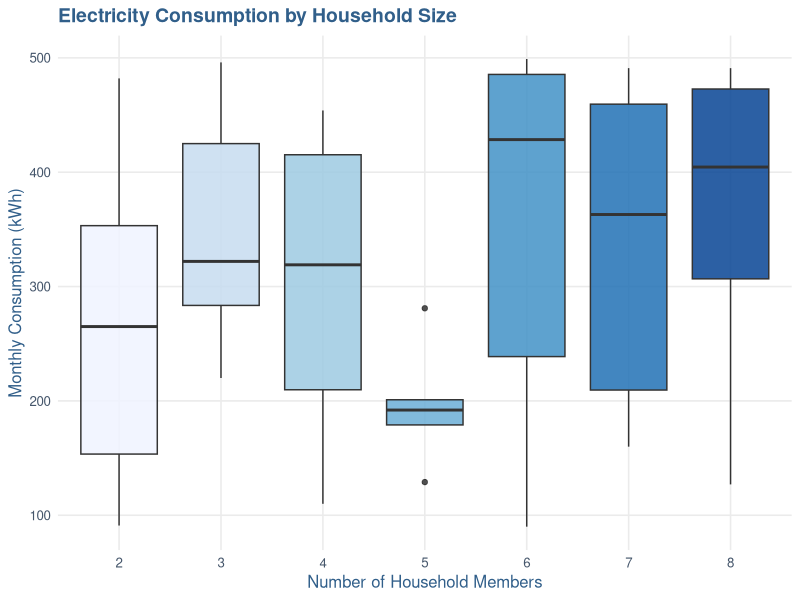
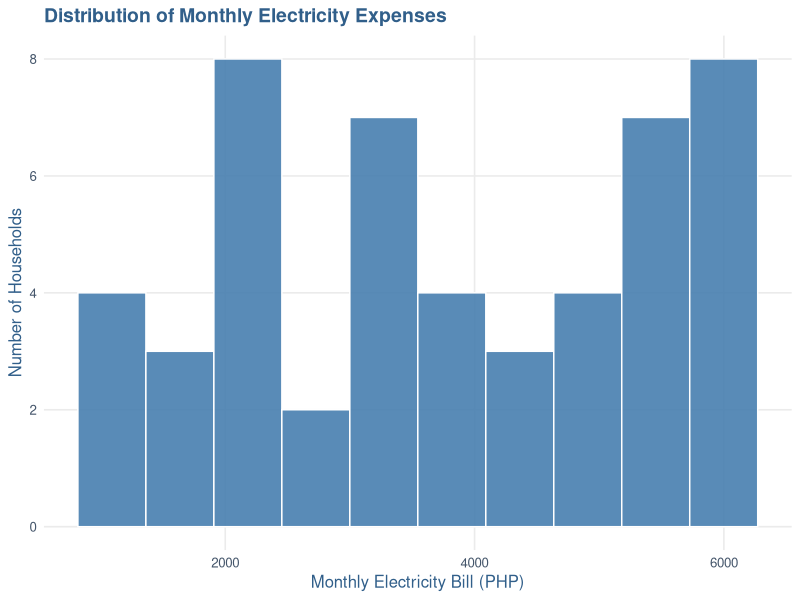
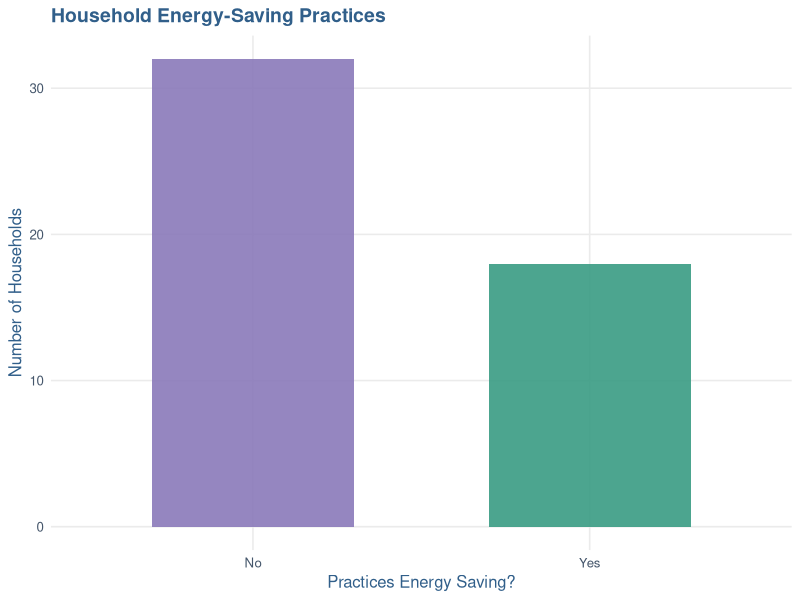
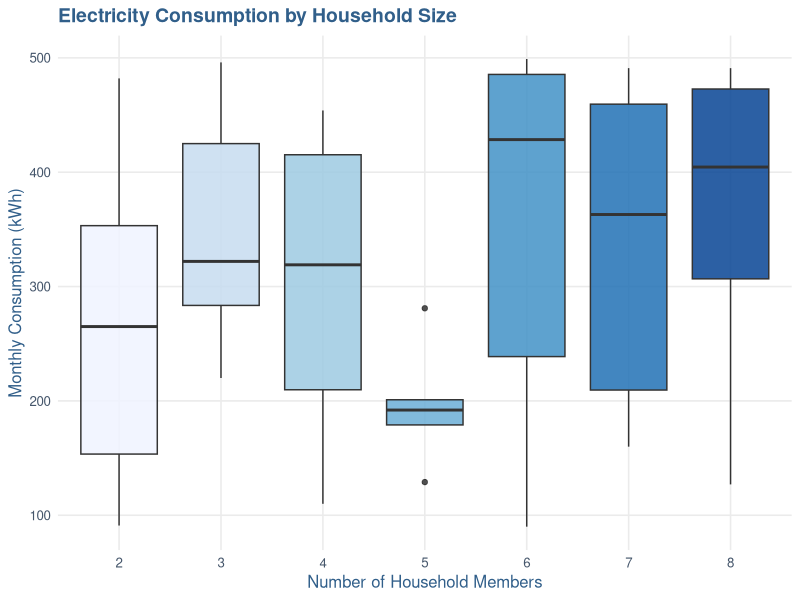
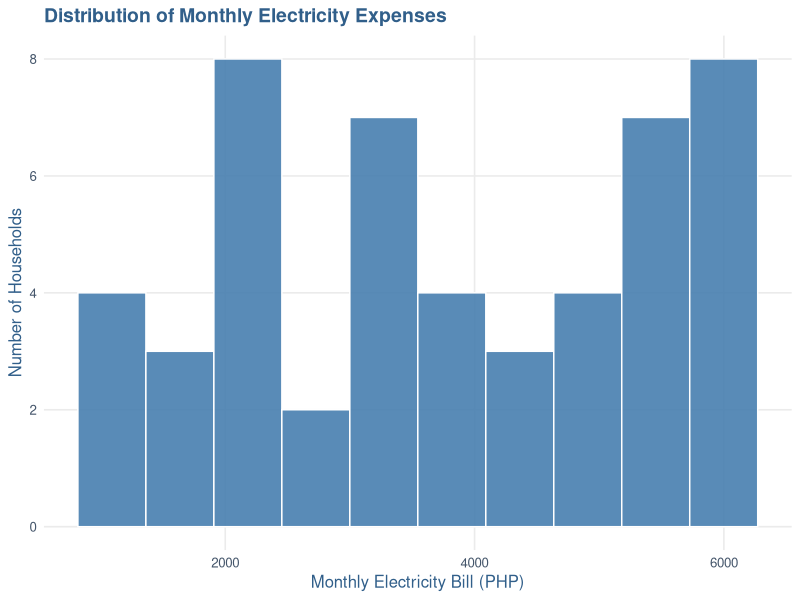
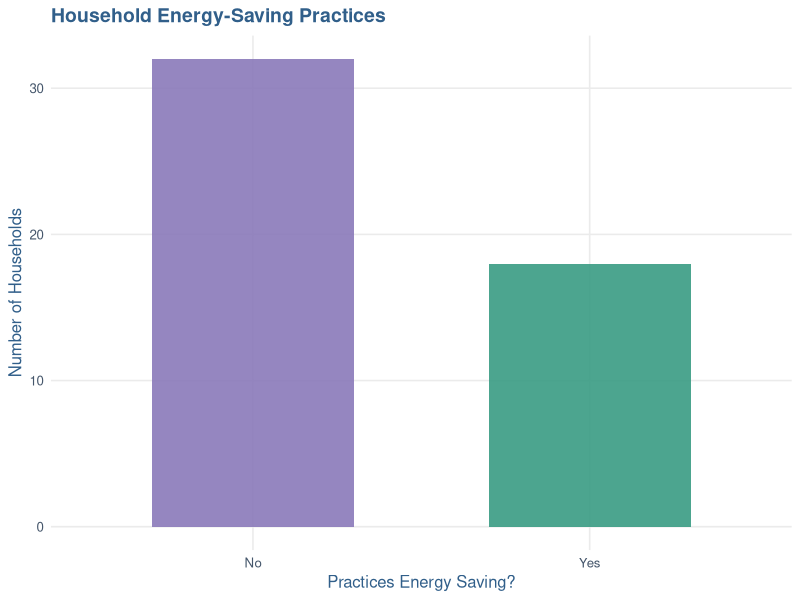

Write the R code that produced these figures, in order.

# ==========================================
# HOUSEHOLD ELECTRICITY CONSUMPTION
# AND MONTHLY EXPENSES
# QUANTITATIVE METHODS PROJECT
# ==========================================

# 1. Load required library
library(ggplot2)

# 2. Load dataset
household_data <- read.csv("household_electricity.csv")

# 3. Display dataset information
cat("HOUSEHOLD ELECTRICITY ANALYSIS\n")
cat("================================\n")

cat("\nDataset Dimensions:\n")
print(dim(household_data))

cat("\nDataset Structure:\n")
str(household_data)

# ==========================================
# 4. DESCRIPTIVE STATISTICS
# ==========================================

cat("\nAVERAGE HOUSEHOLD SIZE:\n")
print(mean(household_data$Household_Size))

cat("\nAVERAGE ELECTRICITY CONSUMPTION:\n")
print(mean(
  household_data$Monthly_Electricity_Consumption_kWh
))

cat("\nAVERAGE MONTHLY ELECTRICITY BILL:\n")
print(mean(
  household_data$Monthly_Electricity_Bill_PHP
))

cat("\nHIGHEST MONTHLY ELECTRICITY BILL:\n")
print(max(
  household_data$Monthly_Electricity_Bill_PHP
))

cat("\nLOWEST MONTHLY ELECTRICITY BILL:\n")
print(min(
  household_data$Monthly_Electricity_Bill_PHP
))

cat("\nENERGY SAVING PRACTICES:\n")
print(table(household_data$Energy_Saving_Practice))

# ==========================================
# 5. SUMMARY TABLE
# ==========================================

summary_results <- data.frame(
  Statistic = c(
    "Average Household Size",
    "Average Electricity Consumption",
    "Average Monthly Electricity Bill",
    "Highest Monthly Electricity Bill",
    "Lowest Monthly Electricity Bill"
  ),
  
  Result = c(
    round(mean(household_data$Household_Size), 2),
    round(mean(
      household_data$Monthly_Electricity_Consumption_kWh
    ), 2),
    round(mean(
      household_data$Monthly_Electricity_Bill_PHP
    ), 2),
    max(household_data$Monthly_Electricity_Bill_PHP),
    min(household_data$Monthly_Electricity_Bill_PHP)
  )
)

cat("\nSUMMARY RESULTS:\n")
print(summary_results)

write.csv(
  summary_results,
  "electricity_summary.csv",
  row.names = FALSE
)

# ==========================================
# 6. GRAPH 1
# ELECTRICITY CONSUMPTION BY HOUSEHOLD SIZE
# ==========================================

graph1 <- ggplot(
  household_data,
  aes(
    x = factor(Household_Size),
    y = Monthly_Electricity_Consumption_kWh,
    fill = factor(Household_Size)
  )
) +
  
  geom_boxplot(alpha = 0.85) +
  
  scale_fill_brewer(palette = "Blues") +
  
  labs(
    title = "Electricity Consumption by Household Size",
    x = "Number of Household Members",
    y = "Monthly Consumption (kWh)"
  ) +
  
  theme_minimal(base_size = 12) +
  
  theme(
    plot.title = element_text(
      color = "#315F8A",
      face = "bold",
      size = 14
    ),
    axis.title = element_text(color = "#315F8A"),
    axis.text = element_text(color = "#45566B"),
    legend.position = "none",
    panel.grid.minor = element_blank()
  )

print(graph1)

ggsave(
  "graph1_consumption_by_household.png",
  graph1,
  width = 8,
  height = 5,
  dpi = 300
)

# ==========================================
# 7. GRAPH 2
# MONTHLY ELECTRICITY EXPENSES
# ==========================================

graph2 <- ggplot(
  household_data,
  aes(x = Monthly_Electricity_Bill_PHP)
) +
  
  geom_histogram(
    bins = 10,
    fill = "#477EAF",
    color = "white",
    alpha = 0.9
  ) +
  
  labs(
    title = "Distribution of Monthly Electricity Expenses",
    x = "Monthly Electricity Bill (PHP)",
    y = "Number of Households"
  ) +
  
  theme_minimal(base_size = 12) +
  
  theme(
    plot.title = element_text(
      color = "#315F8A",
      face = "bold",
      size = 14
    ),
    axis.title = element_text(color = "#315F8A"),
    axis.text = element_text(color = "#45566B"),
    panel.grid.minor = element_blank()
  )

print(graph2)

ggsave(
  "graph2_monthly_electricity_expenses.png",
  graph2,
  width = 8,
  height = 5,
  dpi = 300
)

# ==========================================
# 8. GRAPH 3
# ENERGY-SAVING PRACTICES
# ==========================================

graph3 <- ggplot(
  household_data,
  aes(
    x = Energy_Saving_Practice,
    fill = Energy_Saving_Practice
  )
) +
  
  geom_bar(
    width = 0.6,
    alpha = 0.9
  ) +
  
  scale_fill_manual(
    values = c(
      "Yes" = "#399B83",
      "No" = "#8979B9"
    )
  ) +
  
  labs(
    title = "Household Energy-Saving Practices",
    x = "Practices Energy Saving?",
    y = "Number of Households"
  ) +
  
  theme_minimal(base_size = 12) +
  
  theme(
    plot.title = element_text(
      color = "#315F8A",
      face = "bold",
      size = 14
    ),
    axis.title = element_text(color = "#315F8A"),
    axis.text = element_text(color = "#45566B"),
    legend.position = "none",
    panel.grid.minor = element_blank()
  )

print(graph3)

ggsave(
  "graph3_energy_saving_practices.png",
  graph3,
  width = 8,
  height = 5,
  dpi = 300
)

# ==========================================
# 9. FINAL ANALYSIS REPORT
# ==========================================

cat("\n====================================\n")
cat("ANALYSIS COMPLETED SUCCESSFULLY!\n")
cat("====================================\n")

cat("\nThree graphs generated:\n")
cat("1. Consumption by Household Size\n")
cat("2. Monthly Electricity Expenses\n")
cat("3. Energy-Saving Practices\n")

cat("\nSummary file created:\n")
cat("electricity_summary.csv\n")

cat("\nHOUSEHOLD ELECTRICITY ANALYSIS FINISHED!\n")
